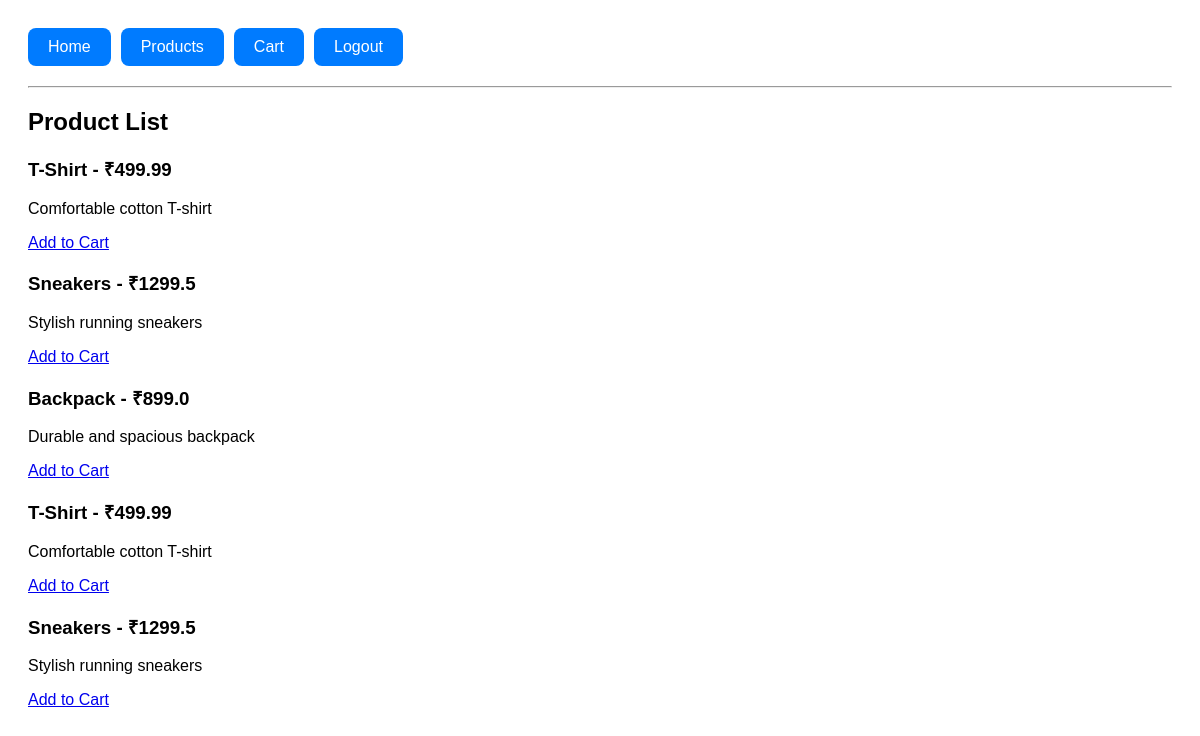
Screenshot of /products (signed in) with the database file from the repository.
### tables this page shows
CREATE TABLE products (
            id INTEGER PRIMARY KEY AUTOINCREMENT,
            name TEXT NOT NULL,
            price REAL NOT NULL,
            description TEXT
        );

### app.py (the view)
@app.route('/products')
def products():
    if 'user_id' not in session:
        return redirect(url_for('login'))
    conn = sqlite3.connect('flaskshop.db')
    c = conn.cursor()
    c.execute("SELECT * FROM products")
    items = c.fetchall()
    conn.close()
    return render_template('products.html', products=items)

### templates/products.html
{% extends 'base.html' %}
{% block content %}
<h2>Product List</h2>
{% for product in products %}
  <div class="product-card">
    <h3>{{ product[1] }} - ₹{{ product[2] }}</h3>
    <p>{{ product[3] }}</p>
    <a href="/add_to_cart/{{ product[0] }}">Add to Cart</a>
  </div>
{% endfor %}
{% endblock %}

### templates/base.html (shortened to what this page needs)
<!DOCTYPE html>
<html>
<head>
    <link rel="stylesheet" href="{{ url_for('static', filename='style.css') }}">
</head>
<body>
    <nav class="navbar">
        <a href="{{ url_for('index') }}" class="nav-button">Home</a>
        <a href="{{ url_for('products') }}" class="nav-button">Products</a>
        {% if 'user_id' in session %}
            <a href="{{ url_for('view_cart') }}" class="nav-button">Cart</a>
            <a href="{{ url_for('logout') }}" class="nav-button">Logout</a>
        {% else %}
            <a href="{{ url_for('login') }}" class="nav-button">Login</a>
            <a href="{{ url_for('register') }}" class="nav-button">Register</a>
            <a href="{{ url_for('admin_dashboard') }}">Admin</a>
        {% endif %}
    </nav>
    <hr>
    {% block content %}{% endblock %}
</body>
</html>

### static/style.css (style rules this page uses)
body { font-family: Arial, sans-serif; padding: 20px; }
.navbar { display: flex; gap: 10px; margin-bottom: 20px; }
.nav-button { padding: 10px 20px; background-color: #007bff; color: white; text-decoration: none; border-radius: 8px; font-size: 16px; transition: background-color 0.3s ease; }

### rows the page displays
products: name "T-Shirt", price "499.99", description "Comfortable cotton T-shirt"
products: name "Sneakers", price "1299.5", description "Stylish running sneakers"
products: name "Backpack", price "899.0", description "Durable and spacious backpack"
products: name "T-Shirt", price "499.99", description "Comfortable cotton T-shirt"
products: name "Sneakers", price "1299.5", description "Stylish running sneakers"
